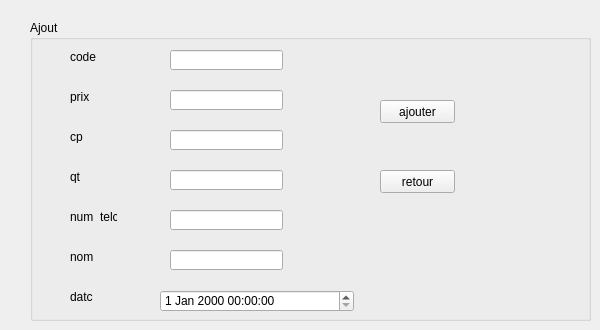
      <widget class="QWidget" name="tab_23">
       <attribute name="title">
        <string>Ajouter une commande</string>
       </attribute>
       <widget class="QGroupBox" name="groupBox_7">
        <property name="geometry">
         <rect>
          <x>30</x>
          <y>20</y>
          <width>561</width>
          <height>301</height>
         </rect>
        </property>
        <property name="title">
         <string>Ajout</string>
        </property>
        <widget class="QLabel" name="label_61">
         <property name="geometry">
          <rect>
           <x>40</x>
           <y>30</y>
           <width>47</width>
           <height>13</height>
          </rect>
         </property>
         <property name="text">
          <string>code</string>
         </property>
        </widget>
        <widget class="QLabel" name="label_62">
         <property name="geometry">
          <rect>
           <x>40</x>
           <y>70</y>
           <width>47</width>
           <height>13</height>
          </rect>
         </property>
         <property name="text">
          <string>prix</string>
         </property>
        </widget>
        <widget class="QLabel" name="label_63">
         <property name="geometry">
          <rect>
           <x>40</x>
           <y>110</y>
           <width>47</width>
           <height>13</height>
          </rect>
         </property>
         <property name="text">
          <string>cp</string>
         </property>
        </widget>
        <widget class="QLabel" name="label_64">
         <property name="geometry">
          <rect>
           <x>40</x>
           <y>150</y>
           <width>47</width>
           <height>13</height>
          </rect>
         </property>
         <property name="text">
          <string>qt</string>
         </property>
        </widget>
        <widget class="QLabel" name="label_65">
         <property name="geometry">
          <rect>
           <x>40</x>
           <y>190</y>
           <width>47</width>
           <height>13</height>
          </rect>
         </property>
         <property name="text">
          <string>num_telc</string>
         </property>
        </widget>
        <widget class="QLabel" name="label_66">
         <property name="geometry">
          <rect>
           <x>40</x>
           <y>230</y>
           <width>47</width>
           <height>13</height>
          </rect>
         </property>
         <property name="text">
          <string>nom</string>
         </property>
        </widget>
        <widget class="QLabel" name="label_67">
         <property name="geometry">
          <rect>
           <x>40</x>
           <y>270</y>
           <width>47</width>
           <height>13</height>
          </rect>
         </property>
         <property name="text">
          <string>datc</string>
         </property>
        </widget>
        <widget class="QLineEdit" name="code">
         <property name="geometry">
          <rect>
           <x>140</x>
           <y>30</y>
           <width>113</width>
           <height>20</height>
          </rect>
         </property>
        </widget>
        <widget class="QLineEdit" name="prix">
         <property name="geometry">
          <rect>
           <x>140</x>
           <y>70</y>
           <width>113</width>
           <height>20</height>
          </rect>
         </property>
        </widget>
        <widget class="QLineEdit" name="cp">
         <property name="geometry">
          <rect>
           <x>140</x>
           <y>110</y>
           <width>113</width>
           <height>20</height>
          </rect>
         </property>
        </widget>
        <widget class="QLineEdit" name="qt">
         <property name="geometry">
          <rect>
           <x>140</x>
           <y>150</y>
           <width>113</width>
           <height>20</height>
          </rect>
         </property>
        </widget>
        <widget class="QLineEdit" name="num_telc">
         <property name="geometry">
          <rect>
           <x>140</x>
           <y>190</y>
           <width>113</width>
           <height>20</height>
          </rect>
         </property>
        </widget>
        <widget class="QLineEdit" name="nom">
         <property name="geometry">
          <rect>
           <x>140</x>
           <y>230</y>
           <width>113</width>
           <height>20</height>
          </rect>
         </property>
        </widget>
        <widget class="QDateTimeEdit" name="datc">
         <property name="geometry">
          <rect>
           <x>130</x>
           <y>270</y>
           <width>194</width>
           <height>22</height>
          </rect>
         </property>
        </widget>
        <widget class="QPushButton" name="ajouter2">
         <property name="geometry">
          <rect>
           <x>350</x>
           <y>80</y>
           <width>75</width>
           <height>23</height>
          </rect>
         </property>
         <property name="text">
          <string>ajouter</string>
         </property>
        </widget>
        <widget class="QPushButton" name="retour3">
         <property name="geometry">
          <rect>
           <x>350</x>
           <y>150</y>
           <width>75</width>
           <height>23</height>
          </rect>
         </property>
         <property name="text">
          <string>retour</string>
         </property>
        </widget>
       </widget>
      </widget>
